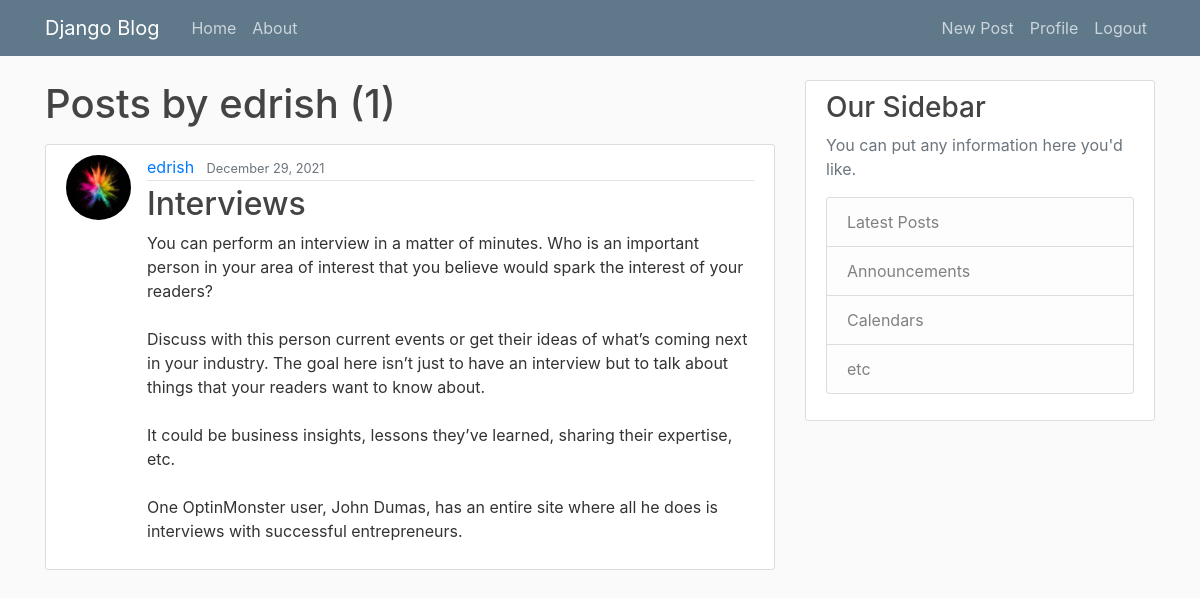
Screenshot of /user/edrish (signed in) with the database file from the repository.
### blog/models.py (models this page shows, shortened)
class Post(models.Model):
    title = models.CharField(max_length=100)
    content = models.TextField()
    date_posted = models.DateTimeField(default=timezone.now)
    author = models.ForeignKey(User, on_delete=models.CASCADE)

### users/models.py (models this page shows, shortened)
class Profile(models.Model):
    user = models.OneToOneField(User, on_delete=models.CASCADE)
    image = models.ImageField(default='default.jpg', upload_to='profile_pics')

### blog/views.py (the view)
# urls.py: path('user/<str:username>', UserPostListView.as_view(), name='user-posts'),
class UserPostListView(ListView):
    model = Post
    template_name = 'blog/user_posts.html'  # <app>/<model>_<viewtype>.html
    context_object_name = 'posts'
    paginate_by = 5
    def get_queryset(self):
        user = get_object_or_404(User, username=self.kwargs.get('username'))
        return Post.objects.filter(author=user).order_by('-date_posted')

### blog/templates/blog/user_posts.html (shortened to what this page needs)
{% extends "blog/base.html" %}
{% block content %}
    <h1 class="mb-3">Posts by {{ view.kwargs.username }} ({{ page_obj.paginator.count }})</h1>
    {% for post in posts %}
        <article class="media content-section">
          <img class="rounded-circle article-img" src="{{ post.author.profile.image.url }}">
          <div class="media-body">
            <div class="article-metadata">
              <a class="mr-2" href="{% url 'user-posts' post.author.username %}">{{ post.author }}</a>
              <small class="text-muted">{{ post.date_posted|date:"F d, Y" }}</small>
            </div>
            <h2><a class="article-title" href="{% url 'post-detail' post.id %}">{{ post.title }}</a></h2>
            <p class="article-content">{{ post.content }}</p>
          </div>
        </article>
    {% endfor %}
{% endblock content %}

### blog/static/blog/main.css (style rules this page uses)
body { background: #fafafa; color: #333333; margin-top: 5rem; }
h1, h2, h3, h4, h5, h6 { color: #444444; }
.content-section { background: #ffffff; padding: 10px 20px; border: 1px solid #dddddd; border-radius: 3px; margin-bottom: 20px; }
.article-title { color: #444444; }
.article-content { white-space: pre-line; }
.article-img { height: 65px; width: 65px; margin-right: 16px; }
.article-metadata { padding-bottom: 1px; margin-bottom: 4px; border-bottom: 1px solid #e3e3e3 }

### rows the page displays
Post: author.profile.image (picture), author "edrish", date_posted "December 29, 2021", title "Interviews", content "You can perform an interview in a matter of minutes. Who is an important person in your area of interest that you believe would spark the interest of your readers? Discuss with this person current events or get their ideas of what’s coming next in your industry. The goal here isn’t just to have an interview but to talk about things that your readers want to know about. It could be business insights, lessons they’ve learned, sharing their expertise, etc. One OptinMonster user, John Dumas, has an entire site where all he does is interviews with successful entrepreneurs."

### other values shown
{{ view.kwargs.username }} "edrish"
{{ page_obj.paginator.count }} "1"
